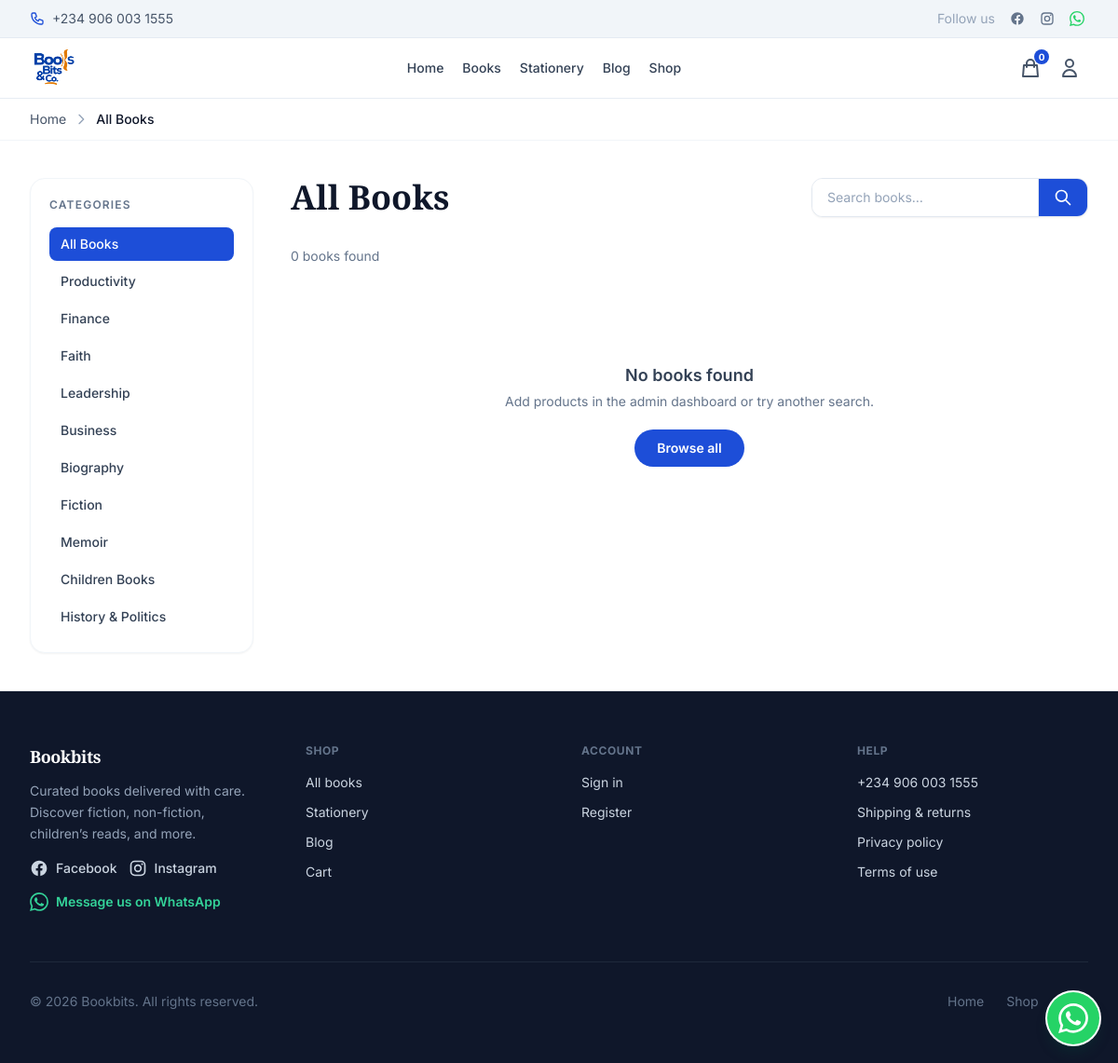
The page /shop.php on the database its author committed.
### tables this page shows
CREATE TABLE IF NOT EXISTS `categories` (
    `id`          INT UNSIGNED    NOT NULL AUTO_INCREMENT,
    `name`        VARCHAR(100)    NOT NULL,
    `slug`        VARCHAR(100)    NOT NULL COMMENT 'URL-safe identifier used in shop.php?cat=<slug>',
    `description` TEXT            NULL,
    `icon`        TEXT            NULL     COMMENT 'SVG path d= attribute (Heroicons outline)',
    `bg_color`    VARCHAR(60)     NULL     COMMENT 'Tailwind bg-* class for card backgrounds',
    `sort_order`  TINYINT UNSIGNED NOT NULL DEFAULT 0,
    `is_active`   TINYINT(1)      NOT NULL DEFAULT 1,
    `created_at`  TIMESTAMP       NOT NULL DEFAULT CURRENT_TIMESTAMP,
    `updated_at`  TIMESTAMP       NOT NULL DEFAULT CURRENT_TIMESTAMP ON UPDATE CURRENT_TIMESTAMP,
    PRIMARY KEY (`id`),
    UNIQUE KEY `uq_categories_slug` (`slug`)
);

### config/database.php (called while the page is built, shortened)
<?php
function db(): PDO
{
    static $pdo = null;
    if ($pdo !== null) {
        return $pdo;
    }
    $dsn = sprintf(
        'mysql:host=%s;port=%s;dbname=%s;charset=%s',
        DB_HOST,
        DB_PORT,
        DB_NAME,
        DB_CHARSET,
    );
    try {
        $pdo = new PDO($dsn, DB_USER, DB_PASS, [
            PDO::ATTR_ERRMODE            => PDO::ERRMODE_EXCEPTION,
            PDO::ATTR_DEFAULT_FETCH_MODE => PDO::FETCH_ASSOC,
            PDO::ATTR_EMULATE_PREPARES   => false,
        ]);
    } catch (PDOException $e) {
        throw new RuntimeException('Database connection failed. Check your DB_* settings in config/database.php.');
    }
    return $pdo;
}

### includes/books_db.php (called while the page is built, shortened)
<?php
function bb_fetch_books_for_shop(?string $catSlug, string $search): array
{
    $pdo = db();
    $sql = 'SELECT b.*, c.slug AS cat_slug, c.name AS cat_name
            FROM books b
            INNER JOIN categories c ON c.id = b.category_id
            WHERE b.is_active = 1';
    $params = [];
    $sql .= ' ORDER BY b.created_at DESC LIMIT 120';
    $st = $pdo->prepare($sql);
    $st->execute($params);
    return $st->fetchAll();
}
function bb_fetch_categories_for_nav(): array
{
    return db()
        ->query('SELECT slug, name FROM categories WHERE is_active = 1 ORDER BY sort_order, name')
        ->fetchAll();
}

### shop.php (the view, shortened to what this page needs)
<?php
require_once __DIR__ . '/includes/books_db.php';
$slug = trim($_GET['cat'] ?? '');
$activeCat = null;
$shopNavCategories = bb_fetch_categories_for_nav();
$search = trim($_GET['q'] ?? '');
$books  = bb_fetch_books_for_shop($slug !== '' ? $slug : null, $search);
?>
<?php require __DIR__ . '/includes/header.php'; ?>
        <nav class="border-b border-slate-100 bg-white" aria-label="Breadcrumb">
            <div class="mx-auto flex max-w-7xl items-center gap-2 px-4 py-3 text-sm text-slate-600 sm:px-6 lg:px-8">
                <a href="<?= htmlspecialchars(BOOKBITS_BASE, ENT_QUOTES, 'UTF-8') ?>/index.php" class="hover:text-brand">Home</a>
                <svg class="h-4 w-4 shrink-0 text-slate-400" fill="none" stroke="currentColor" viewBox="0 0 24 24" aria-hidden="true"><path stroke-linecap="round" stroke-linejoin="round" stroke-width="2" d="M9 5l7 7-7 7"/></svg>
                <?php if ($activeCat) : ?>
                    <a href="<?= htmlspecialchars(BOOKBITS_BASE . '/shop.php', ENT_QUOTES, 'UTF-8') ?>" class="hover:text-brand">Shop</a>
                    <svg class="h-4 w-4 shrink-0 text-slate-400" fill="none" stroke="currentColor" viewBox="0 0 24 24" aria-hidden="true"><path stroke-linecap="round" stroke-linejoin="round" stroke-width="2" d="M9 5l7 7-7 7"/></svg>
                    <span class="font-medium text-slate-900"><?= htmlspecialchars($activeCat['name'], ENT_QUOTES, 'UTF-8') ?></span>
                <?php else : ?>
                    <span class="font-medium text-slate-900">All Books</span>
                <?php endif; ?>
            </div>
        </nav>
        <div class="mx-auto max-w-7xl px-4 py-10 sm:px-6 lg:px-8">
            <div class="flex flex-col gap-10 lg:flex-row lg:items-start">
                <aside class="w-full shrink-0 lg:w-60" aria-label="Categories">
                    <div class="sticky top-[7.5rem] rounded-2xl border border-slate-100 bg-white p-5 shadow-sm">
                        <h2 class="mb-4 text-xs font-semibold uppercase tracking-widest text-slate-500">Categories</h2>
                        <ul class="space-y-1">
                            <li>
                                <a href="<?= htmlspecialchars(BOOKBITS_BASE . '/shop.php', ENT_QUOTES, 'UTF-8') ?>"
                                   class="flex items-center justify-between rounded-lg px-3 py-2 text-sm font-medium transition <?= $slug === '' ? 'bg-brand text-white' : 'text-slate-700 hover:bg-brand-muted hover:text-brand' ?>">
                                    <span>All Books</span>
                                </a>
                            </li>
                            <?php foreach ($shopNavCategories as $cat) :
                                $isActive = ($slug === $cat['slug']);
                            ?>
                            <li>
                                <a href="<?= htmlspecialchars(BOOKBITS_BASE . '/shop.php?cat=' . $cat['slug'], ENT_QUOTES, 'UTF-8') ?>"
                                   class="flex items-center justify-between rounded-lg px-3 py-2 text-sm font-medium transition <?= $isActive ? 'bg-brand text-white' : 'text-slate-700 hover:bg-brand-muted hover:text-brand' ?>">
                                    <span><?= htmlspecialchars($cat['name'], ENT_QUOTES, 'UTF-8') ?></span>
                                </a>
                            </li>
                            <?php endforeach; ?>
                        </ul>
                    </div>
                </aside>
                <div class="min-w-0 flex-1">
                    <div class="mb-8 flex flex-col gap-4 sm:flex-row sm:items-center sm:justify-between">
                        <div>
                            <h1 class="font-serif text-3xl font-bold text-slate-900 sm:text-4xl">
                                <?= $activeCat ? htmlspecialchars($activeCat['name'], ENT_QUOTES, 'UTF-8') : 'All Books' ?>
                            </h1>
                        </div>
                        <form class="flex overflow-hidden rounded-xl border border-slate-200 bg-white shadow-sm" action="" method="get">
                            <input type="search" name="q" value="<?= htmlspecialchars($search, ENT_QUOTES, 'UTF-8') ?>" placeholder="Search books…" class="min-w-0 flex-1 border-0 px-4 py-2.5 text-sm placeholder:text-slate-400 focus:ring-0">
                            <button type="submit" class="border-l border-slate-200 bg-brand px-4 text-white transition hover:bg-brand-dark" aria-label="Search">
                                <svg class="h-5 w-5" fill="none" stroke="currentColor" viewBox="0 0 24 24"><path stroke-linecap="round" stroke-linejoin="round" stroke-width="2" d="M21 21l-6-6m2-5a7 7 0 11-14 0 7 7 0 0114 0z"/></svg>
                            </button>
                        </form>
                    </div>
                    <p class="mb-6 text-sm text-slate-500">
                        <?= count($books) ?> <?= count($books) === 1 ? 'book' : 'books' ?> found
                    </p>
                    <?php if (count($books) === 0) : ?>
                        <div class="flex flex-col items-center py-20 text-center text-slate-500">
                            <p class="text-lg font-semibold text-slate-700">No books found</p>
                            <p class="mt-1 text-sm">Add products in the admin dashboard or try another search.</p>
                            <a href="<?= htmlspecialchars(BOOKBITS_BASE . '/shop.php', ENT_QUOTES, 'UTF-8') ?>" class="mt-5 rounded-full bg-brand px-6 py-2.5 text-sm font-semibold text-white transition hover:bg-brand-dark">Browse all</a>
                        </div>
                    <?php endif; ?>
                </div>
            </div>
        </div>
<?php require __DIR__ . '/includes/footer.php'; ?>

### rows shown on the page
categories: name "Productivity"
categories: name "Finance"
categories: name "Faith"
categories: name "Leadership"
categories: name "Business"
categories: name "Biography"
categories: name "Fiction"
categories: name "Memoir"
categories: name "Children Books"
categories: name "History & Politics"

### other values the page prints
bb_store_phone_display() "+234 906 003 1555"
$bbCartCount "0"
count($books) "0"
